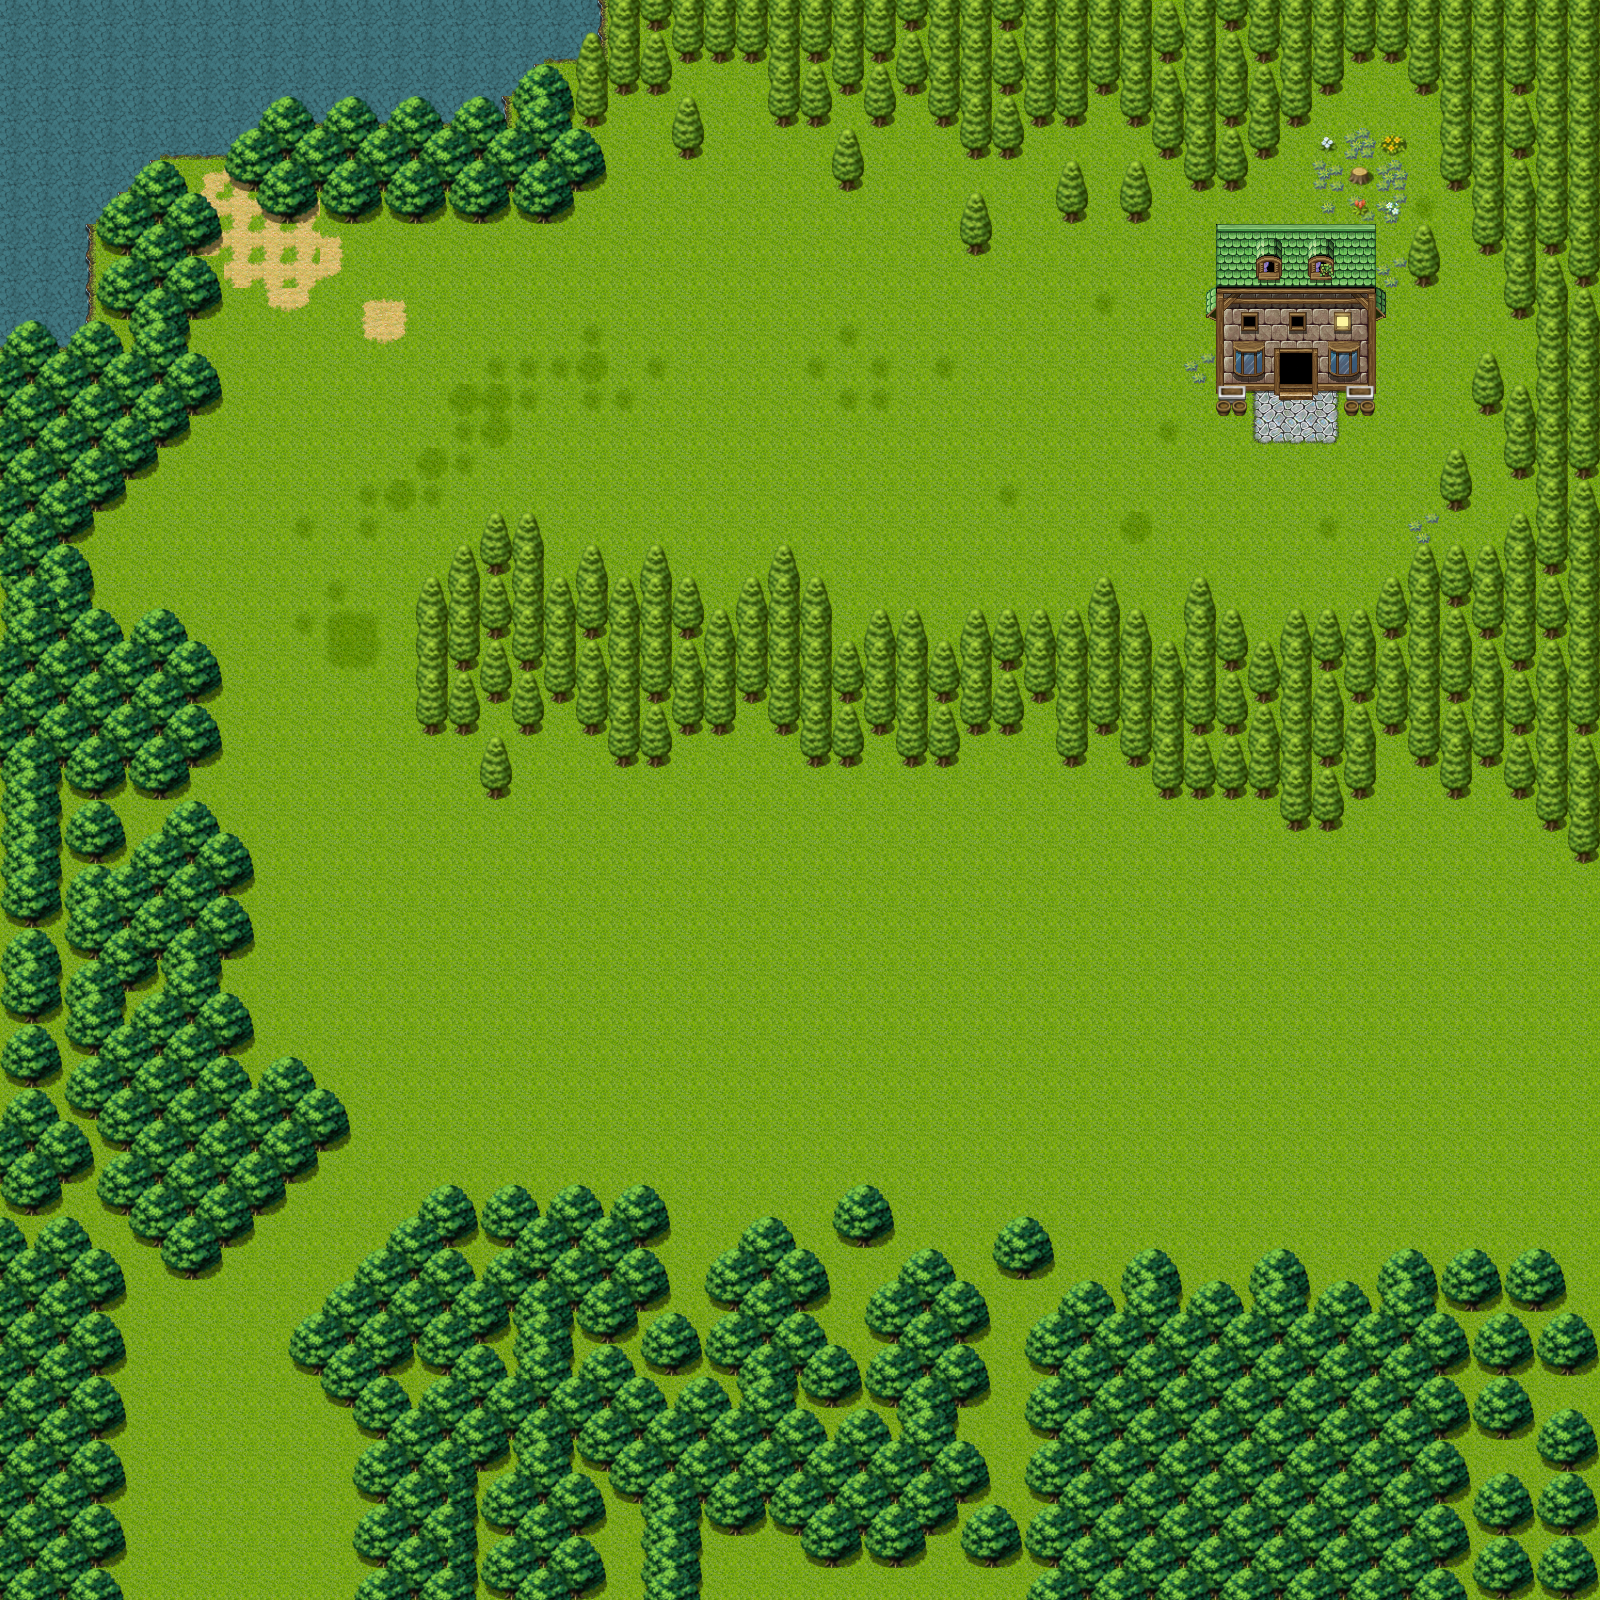

A 2D game scene composited from a Tiled map and its tileset images. What follows is a short description and the map's XML, with each tile layer's data collapsed to a summary:
An orthogonal 50x50 tile map with 32x32 px tiles, 4 tile layers (Capa de Patrones 1, Capa de patrones 2, Capa de patrones 3, over), 1 hidden layer not drawn, 4 tilesets and 21 objects (6x G_1, 6x G_2, 4x D_5, 3x D_1, heroe, ...).

<map version="1.0" orientation="orthogonal" width="50" height="50" tilewidth="32" tileheight="32">
 <tileset firstgid="1" name="tilea2" tilewidth="32" tileheight="32">
  <image source="../graphics/tilesets/tilea2.png" trans="ffffff" width="512" height="384" />
 </tileset>
 <tileset firstgid="193" name="suelos" tilewidth="32" tileheight="32">
  <image source="../graphics/tilesets/suelos.png" trans="ffffff" width="384" height="480" />
 </tileset>
 <tileset firstgid="373" name="trees2" tilewidth="32" tileheight="32">
  <image source="../graphics/tilesets/trees2.png" trans="ffffff" width="512" height="512" />
 </tileset>
 <tileset firstgid="629" name="21" tilewidth="32" tileheight="32">
  <image source="../graphics/tilesets/21.png" trans="ffffff" width="512" height="512" />
 </tileset>
 <layer name="Capa de Patrones 1" width="50" height="50">
  <data>[2500 cells, 2500 non-empty, 23 distinct tile ids]</data>
 </layer>
 <layer name="Capa de patrones 2" width="50" height="50">
  <data>[2500 cells, 1032 non-empty, 62 distinct tile ids]</data>
 </layer>
 <layer name="Capa de patrones 3" width="50" height="50">
  <data>[2500 cells, 174 non-empty, 16 distinct tile ids]</data>
 </layer>
 <layer name="colisiones" width="50" height="50" visible="0">
  <data>[2500 cells, 319 non-empty, 1 distinct tile ids]</data>
 </layer>
 <layer name="over" width="50" height="50">
  <data>[2500 cells, 130 non-empty, 10 distinct tile ids]</data>
 </layer>
 <objectgroup name="Capa de Objetos 1" width="50" height="50">
  <object name="heroe" x="1299" y="434" />
  <object name="G_1" x="942" y="368" />
  <object name="G_1" x="597" y="364" />
  <object name="G_1" x="396" y="490" />
  <object name="G_1" x="243" y="237" />
  <object name="G_1" x="140" y="571" />
  <object name="G_1" x="426" y="835" />
  <object name="G_2" x="491" y="1065" />
  <object name="G_2" x="790" y="855" />
  <object name="G_2" x="789" y="1023" />
  <object name="G_2" x="1165" y="968" />
  <object name="D_1" x="386" y="322" />
  <object name="D_1" x="315" y="901" />
  <object name="D_1" x="1047" y="881" />
  <object name="D_2" x="1454" y="1059" />
  <object name="D_5" x="1441" y="931" />
  <object name="G_2" x="962" y="1089" />
  <object name="G_2" x="1333" y="1169" />
  <object name="D_5" x="1507" y="1169" />
  <object name="D_5" x="275" y="1534" />
  <object name="D_5" x="203" y="1465" />
 </objectgroup>
</map>
